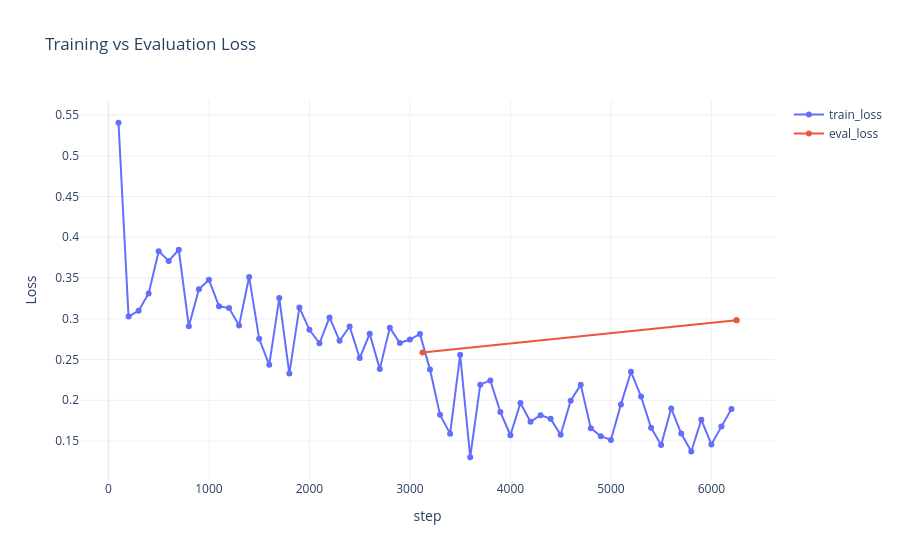
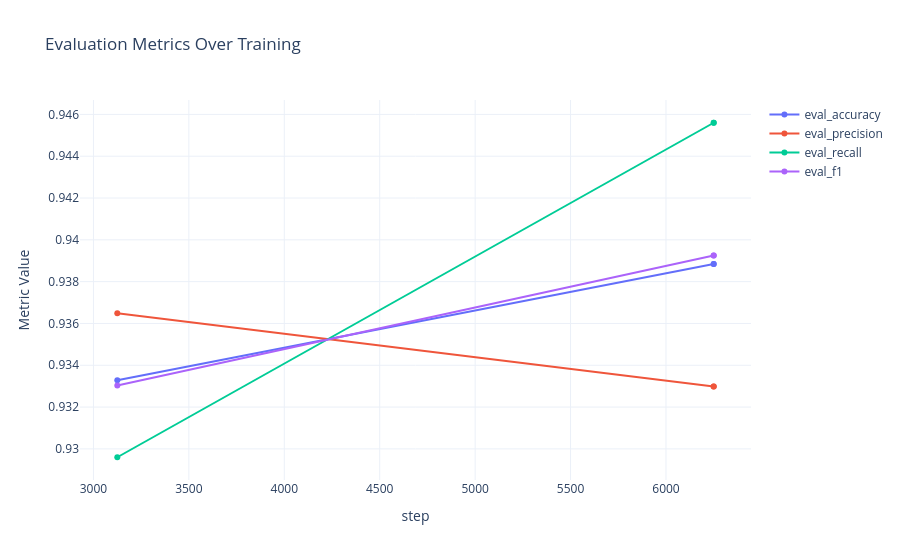

These figures' notebook cell, in order:
### Markdown cell above
## 9) Training Curves from Trainer Logs

Training logs are very useful to understand learning dynamics.

In this section, we extract `trainer.state.log_history` and build interactive plots for:

- Train loss over time.
- Eval loss over time.
- Eval metrics (accuracy, precision, recall, F1) over time.

These charts help detect underfitting, overfitting, or unstable training.

### Code cell
def training_history_to_df(trainer_obj: Trainer) -> pd.DataFrame:
    """Convert trainer log history into a pandas dataframe for easy plotting."""
    return pd.DataFrame(trainer_obj.state.log_history)


def pick_x_axis(history_df: pd.DataFrame) -> str:
    """Use step if present; otherwise fallback to epoch."""
    if "step" in history_df.columns:
        return "step"
    return "epoch"


history_df = training_history_to_df(trainer)
display(history_df.tail(12))

x_axis = pick_x_axis(history_df)

# Plot train and eval loss on one chart for easy comparison.
loss_fig = go.Figure()

train_loss_df = history_df.dropna(subset=["loss"]) if "loss" in history_df.columns else pd.DataFrame()
eval_loss_df = history_df.dropna(subset=["eval_loss"]) if "eval_loss" in history_df.columns else pd.DataFrame()

if not train_loss_df.empty:
    loss_fig.add_trace(
        go.Scatter(
            x=train_loss_df[x_axis],
            y=train_loss_df["loss"],
            mode="lines+markers",
            name="train_loss",
        )
    )

if not eval_loss_df.empty:
    loss_fig.add_trace(
        go.Scatter(
            x=eval_loss_df[x_axis],
            y=eval_loss_df["eval_loss"],
            mode="lines+markers",
            name="eval_loss",
        )
    )

loss_fig.update_layout(
    title="Training vs Evaluation Loss",
    xaxis_title=x_axis,
    yaxis_title="Loss",
    template="plotly_white",
)
loss_fig.show()

# Plot evaluation metrics if they exist in the log history.
metric_fig = go.Figure()
for metric_name in ["eval_accuracy", "eval_precision", "eval_recall", "eval_f1"]:
    if metric_name in history_df.columns:
        metric_df = history_df.dropna(subset=[metric_name])
        if not metric_df.empty:
            metric_fig.add_trace(
                go.Scatter(
                    x=metric_df[x_axis],
                    y=metric_df[metric_name],
                    mode="lines+markers",
                    name=metric_name,
                )
            )

metric_fig.update_layout(
    title="Evaluation Metrics Over Training",
    xaxis_title=x_axis,
    yaxis_title="Metric Value",
    template="plotly_white",
)
metric_fig.show()

### Figure 1 — Plotly figure (JSON) as saved in the notebook; plotly's stock layout.template omitted (floating-point values rounded to 4 significant figures)
{"data": [{"mode": "lines+markers", "name": "train_loss", "type": "scatter", "x": [100, 200, 300, 400, 500, 600, 700, 800, 900, 1000, 1100, 1200, 1300, 1400, 1500, 1600, 1700, 1800, 1900, 2000, 2100, 2200, 2300, 2400, 2500, 2600, 2700, 2800, 2900, 3000, 3100, 3200, 3300, 3400, 3500, 3600, 3700, 3800, 3900, 4000, 4100, 4200, 4300, 4400, 4500, 4600, 4700, 4800, 4900, 5000, 5100, 5200, 5300, 5400, 5500, 5600, 5700, 5800, 5900, 6000, 6100, 6200], "y": [0.5406, 0.3027, 0.3099, 0.3311, 0.3828, 0.371, 0.3847, 0.2908, 0.3361, 0.348, 0.3152, 0.3131, 0.2918, 0.3513, 0.2753, 0.2435, 0.3253, 0.2327, 0.3137, 0.2864, 0.27, 0.3016, 0.2729, 0.2905, 0.2518, 0.2816, 0.2382, 0.2891, 0.2702, 0.2745, 0.2814, 0.2376, 0.1821, 0.159, 0.2557, 0.13, 0.2191, 0.2243, 0.1855, 0.157, 0.1967, 0.1736, 0.1817, 0.1771, 0.1577, 0.1995, 0.2191, 0.1657, 0.1558, 0.1512, 0.1949, 0.2349, 0.2046, 0.1661, 0.1451, 0.19, 0.1592, 0.1372, 0.176, 0.1458, 0.1676, 0.1891]}, {"mode": "lines+markers", "name": "eval_loss", "type": "scatter", "x": [3125, 6250, 6250], "y": [0.2586, 0.2983, 0.2983]}], "layout": {"title": {"text": "Training vs Evaluation Loss"}, "xaxis": {"title": {"text": "step"}}, "yaxis": {"title": {"text": "Loss"}}}}

### Figure 2 — Plotly figure (JSON) as saved in the notebook; plotly's stock layout.template omitted (floating-point values rounded to 4 significant figures)
{"data": [{"mode": "lines+markers", "name": "eval_accuracy", "type": "scatter", "x": [3125, 6250, 6250], "y": [0.9333, 0.9388, 0.9388]}, {"mode": "lines+markers", "name": "eval_precision", "type": "scatter", "x": [3125, 6250, 6250], "y": [0.9365, 0.933, 0.933]}, {"mode": "lines+markers", "name": "eval_recall", "type": "scatter", "x": [3125, 6250, 6250], "y": [0.9296, 0.9456, 0.9456]}, {"mode": "lines+markers", "name": "eval_f1", "type": "scatter", "x": [3125, 6250, 6250], "y": [0.933, 0.9393, 0.9393]}], "layout": {"title": {"text": "Evaluation Metrics Over Training"}, "xaxis": {"title": {"text": "step"}}, "yaxis": {"title": {"text": "Metric Value"}}}}
